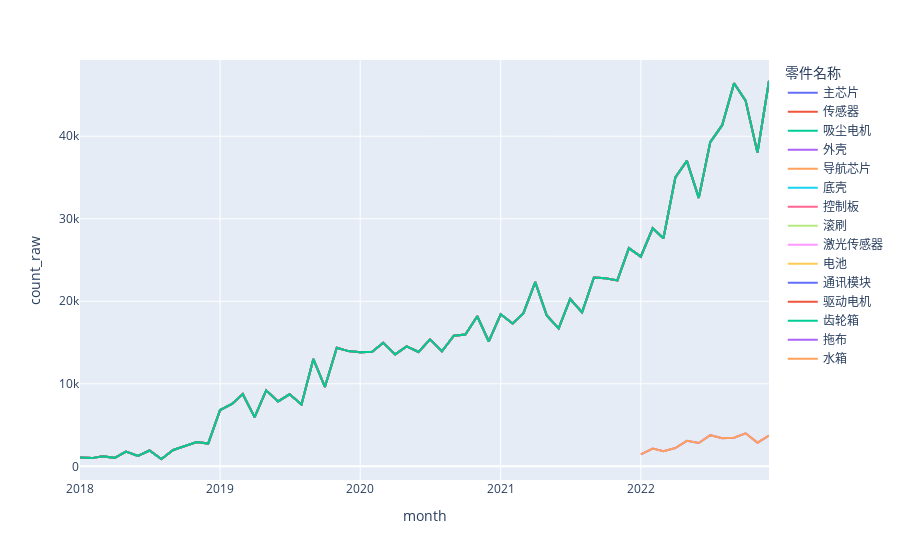

Here is the notebook cell this chart was saved with:
### Code cell
# 每月的各个bom产品的使用量

px.line(bom_usage_group, x='month', y='count_raw', color='零件名称')
